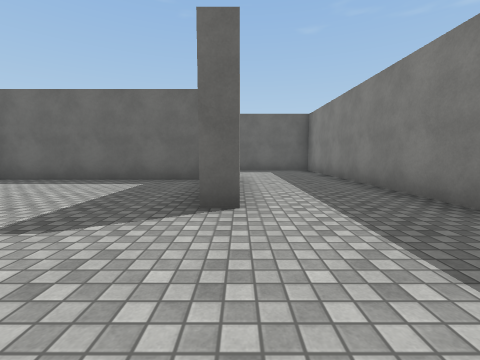
view 1 (above)

23 first-person views from a walk through a 3-D level made in the Unity game engine. The camera is 1.2 m above the floor, tilts 6° down and sees 90° across. The floor is counted in squares, 2 m on a side. Each view is taken from the middle of a square. On the plan, view 1 faces up. The plan holds only what a view shows up to about 9 squares ahead; the rest is blank. The place goes on beyond the plan. The player character is not drawn. Surface patterns are stand-ins for the level's own textures.

view 2
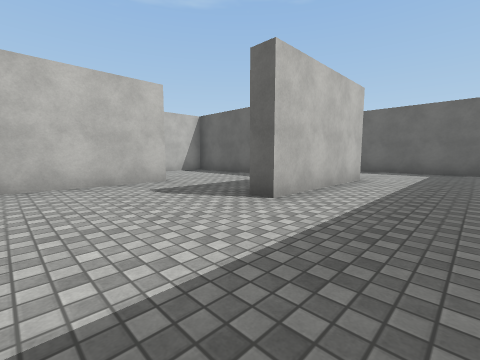

view 3
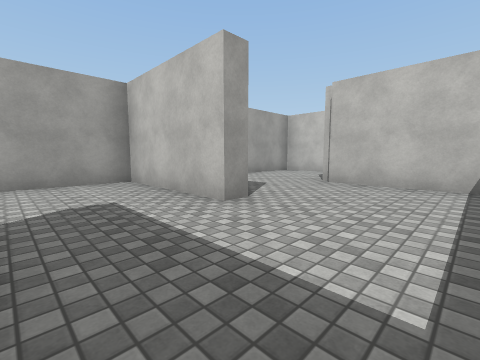

view 4
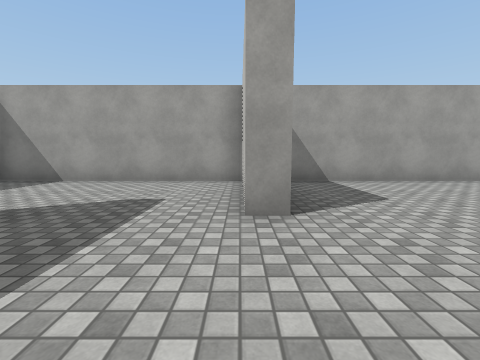

view 5
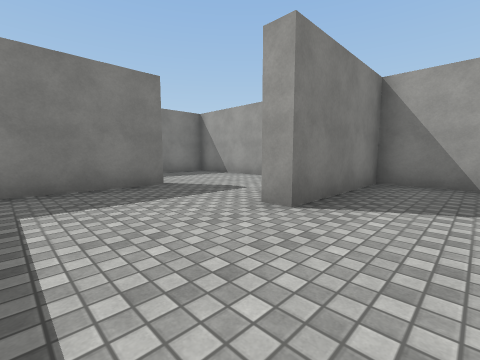

view 6
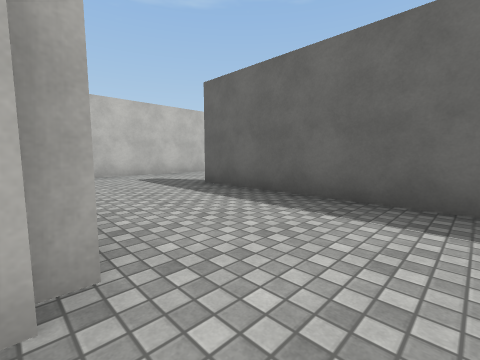

view 7
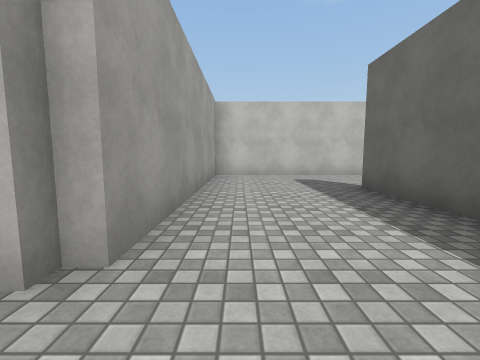

view 8
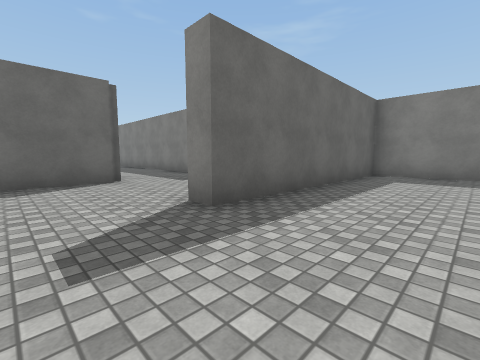

view 9
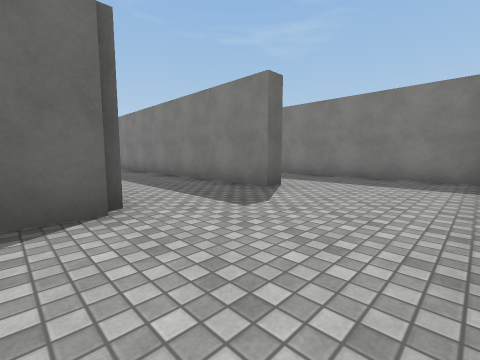

view 10
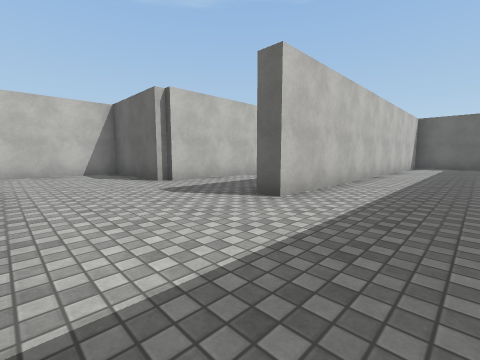

view 11
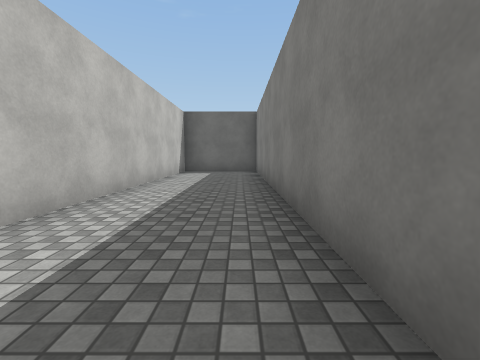

view 12
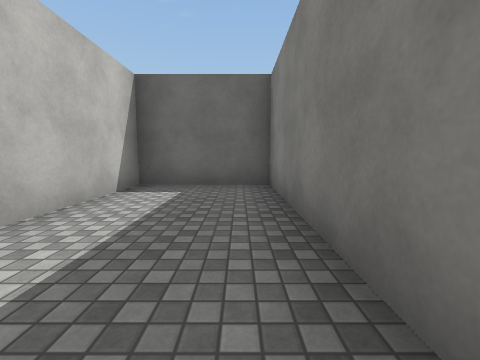

view 13
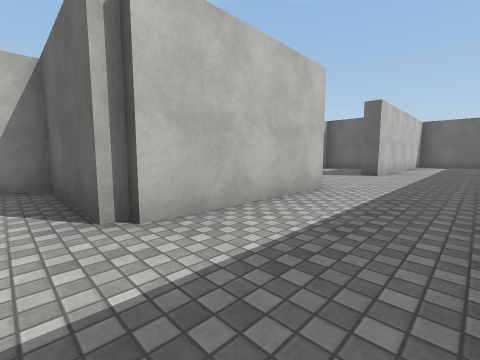

view 14
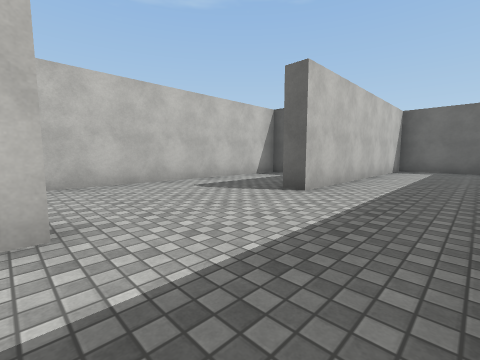

view 15
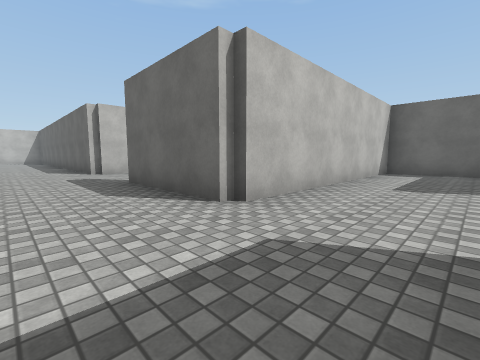

view 16
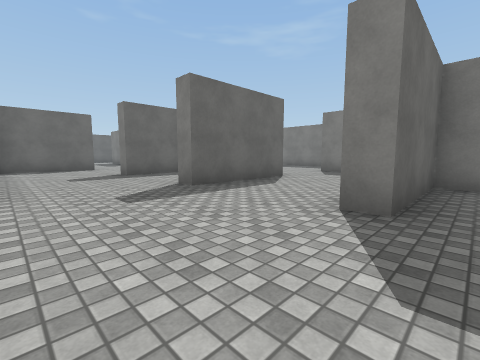

view 17
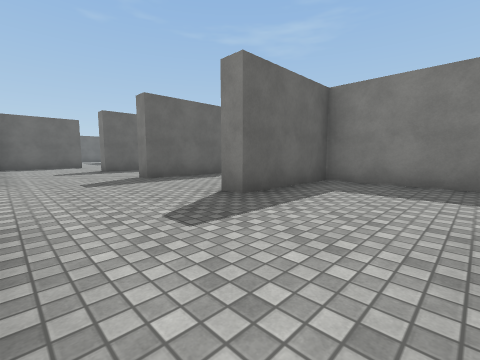

view 18
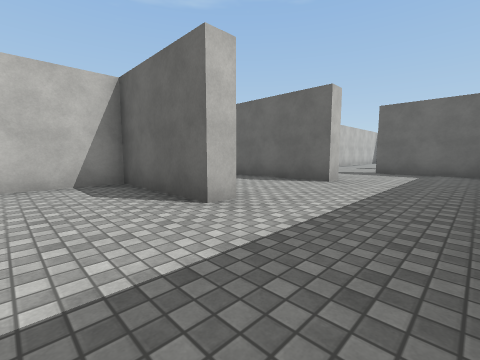

view 19
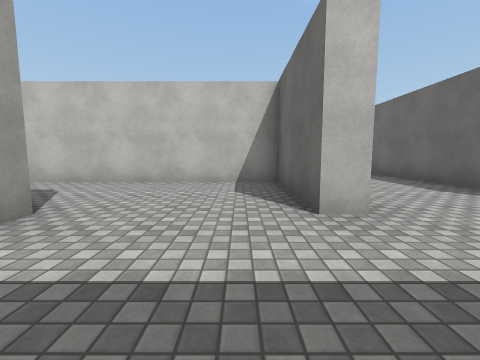

view 20
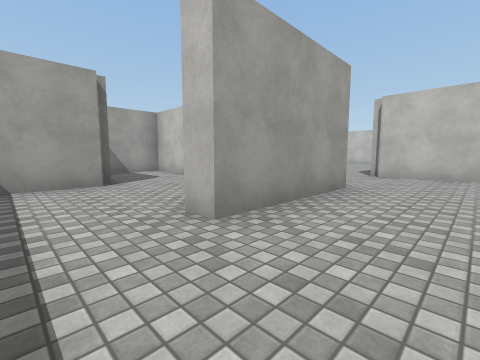

view 21
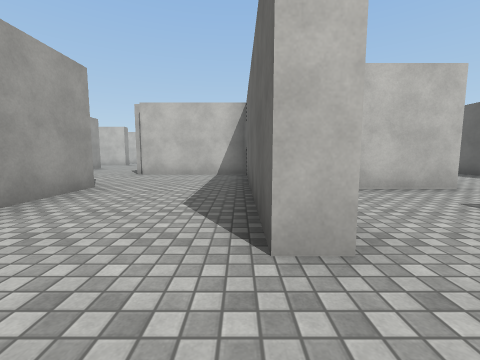

view 22
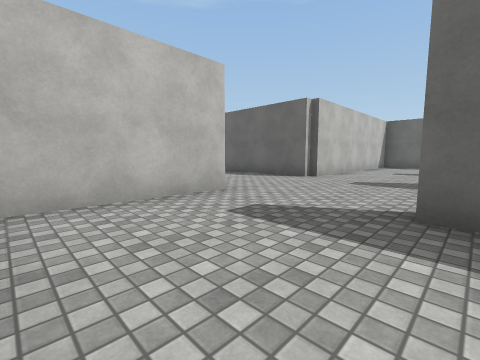

view 23
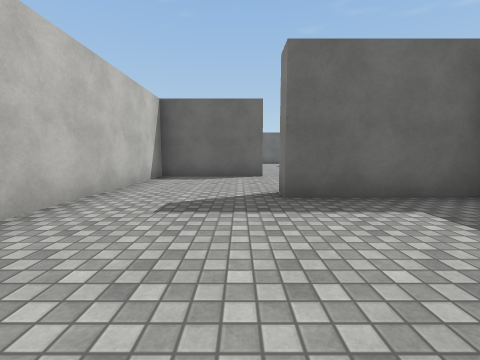

### Floor plan
Points are (right, up) in squares from view 1. A wall is a line through its corners. A room is listed if a view was taken in it or the views show most of it. See-through windows are left out.
Room 1 (views 1, 2, 3, 4, 5, 6, 7, 8)
walls: (-0.9, 5.8) (-5.9, 5.8); (-6.1, 5.1) (-6.1, 2.6); (-3.5, -0.5) (-3.5, 2.7) (-3, 2.7) (-3, -0.5); (-6.1, 9.4) (-6.1, 6.3) (0, 6.3) (0, 2.7) (-0.5, 2.7) (-0.5, 5.1); (-9.2, 1.1) (-9.2, 0.2); (-8.5, -0.5) (2.6, -0.5) (2.6, 9.2) (-3.3, 9.2) (-3.3, 9.8)
ways out: opening at (-4.5, 9) to room 2
Room 2 (views 9, 10, 11, 12, 13, 14)
walls: (-3, 16.2) (-3, 12.6) (-6, 12.6); (-6.1, 12.6) (-6.1, 9.4); (2.6, 9.9) (2.6, 22.7) (0, 22.7) (0, 12.8) (-0.5, 12.8) (-0.5, 16.5)
ways out: opening at (-4.5, 9) to room 1; opening at (-1.5, 17) to room 3
Room 3 (views 15, 16, 17, 18, 19, 20, 21, 22, 23)
walls: (-6, 12.6) (-9.4, 12.6) (-9.4, 13.1); (-12.2, 12.9) (-12.2, 9.9); (-6.5, 9.9) (-6.5, 12.6); (-9.4, 9.8) (-9.4, 9.2) (-15.2, 9.2) (-15.2, 6); (-3.5, 15.4) (-3.5, 16.2); (-6.6, 19.3) (-9.4, 19.3) (-9.4, 19.9); (-0.5, 16.5) (-0.5, 19.2); (-9.2, 22.7) (-12.2, 22.7) (-12.2, 16); (-12.5, 6.3) (-9.4, 6.3) (-9.4, 5.8) (-12.2, 5.8) (-12.2, -0.5) (-10.5, -0.5); (-3.9, 22.7) (-6.1, 22.7) (-6.1, 16) (-9.4, 16) (-9.4, 16.5); (-9.4, 2.9) (-7.9, 2.9); (-1, 26.1) (-3, 26.1) (-3, 19.6) (-3.5, 19.6)
ways out: opening at (-1.5, 17) to room 2; opening at (-14.5, 6); opening at (-13, 14.5); opening at (-9.5, 21.5)

Where each view was taken, in squares from view 1:
view 1: 0 up, 0 right, facing up
view 2: 0 up, 2 right, facing up-left
view 3: 5 up, 1 left, facing down-left
view 4: 5 up, 3 left, facing down
view 5: 5 up, 5 left, facing down-right
view 6: 6 up, 1 right, facing up-left
view 7: 7 up, 1 right, facing left
view 8: 7 up, 5 left, facing up-right
view 9: 10 up, 4 left, facing up-right
view 10: 10 up, 2 right, facing up-left
view 11: 14 up, 2 right, facing up
view 12: 18 up, 2 right, facing up
view 13: 12 up, 1 left, facing up-left
view 14: 16 up, 1 left, facing up-left
view 15: 14 up, 4 left, facing up-left
view 16: 12 up, 12 left, facing up-right
view 17: 10 up, 12 left, facing up-right
view 18: 4 up, 7 left, facing up-left
view 19: 5 up, 7 left, facing left
view 20: 8 up, 8 left, facing down-left
view 21: 9 up, 8 left, facing left
view 22: 10 up, 9 left, facing up-left
view 23: 16 up, 10 left, facing up
